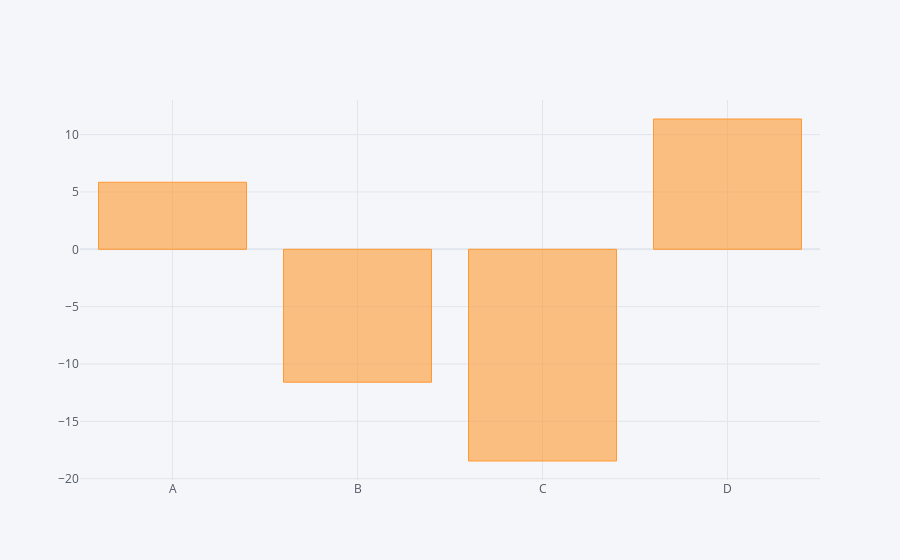

Here is the notebook cell this chart was saved with:
### Code cell
df.sum().iplot(kind='bar')

### Figure 1 — Plotly figure (JSON) as saved in the notebook; plotly's stock layout.template omitted (floating-point values rounded to 4 significant figures)
{"data": [{"marker": {"color": "rgba(255, 153, 51, 0.6)", "line": {"color": "rgba(255, 153, 51, 1.0)", "width": 1}}, "name": "None", "orientation": "v", "text": "", "type": "bar", "x": ["A", "B", "C", "D"], "y": [5.846, -11.59, -18.46, 11.36]}], "layout": {"legend": {"bgcolor": "#F5F6F9", "font": {"color": "#4D5663"}}, "paper_bgcolor": "#F5F6F9", "plot_bgcolor": "#F5F6F9", "title": {"font": {"color": "#4D5663"}}, "xaxis": {"gridcolor": "#E1E5ED", "showgrid": true, "tickfont": {"color": "#4D5663"}, "title": {"font": {"color": "#4D5663"}, "text": ""}, "zerolinecolor": "#E1E5ED"}, "yaxis": {"gridcolor": "#E1E5ED", "showgrid": true, "tickfont": {"color": "#4D5663"}, "title": {"font": {"color": "#4D5663"}, "text": ""}, "zerolinecolor": "#E1E5ED"}}}
